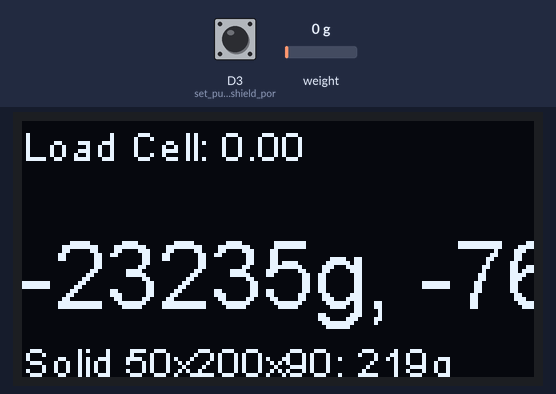
A program run on a simulated ESP8266 (Wemos D1 mini). Parts: 128×64 one-colour display. The test bench sets the inputs (shaded band); at power-on: D3 (set_pushbutton_shield_por) HIGH, weight on the scale 0 g. WiFi joins after 1.5 s; servers stay silent unless stated; not simulated (calls return 0 or success): secrets.h.

Above: at 3.8 s.
3.9 s: D3 (set_pushbutton_shield_por) pulled LOW for 0.15 s
At 4.6 s:
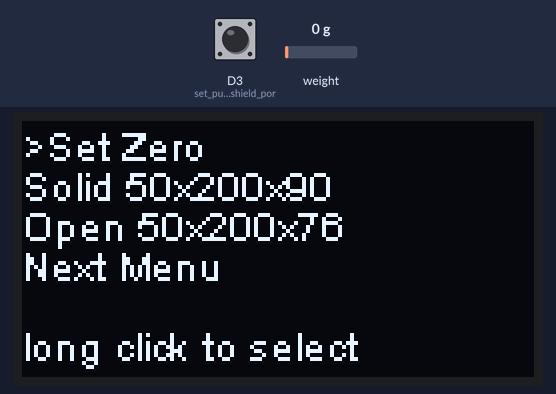
5.6 s: D3 (set_pushbutton_shield_por) pulled LOW for 1 s
At 7.1 s:
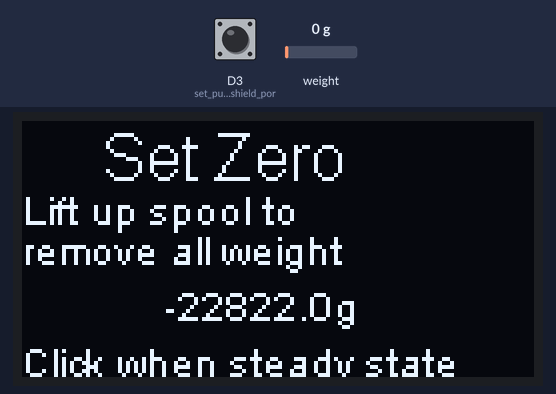
8.2 s: weight on the scale set to 100 g
At 8.34 s:
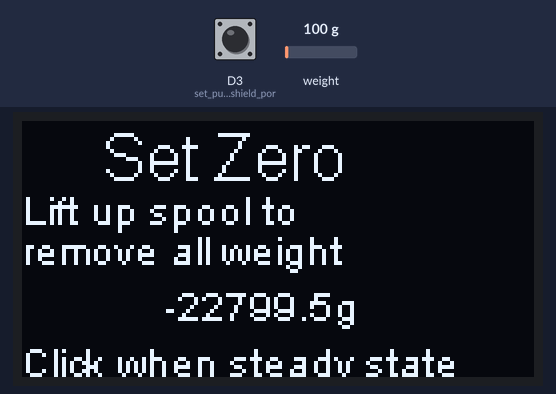
9.7 s: weight on the scale set to 1250 g
At 9.9 s:
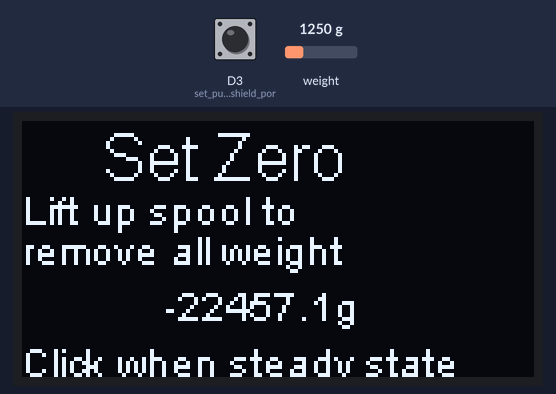
11.3 s: weight on the scale set to 2500 g
At 11.45 s:
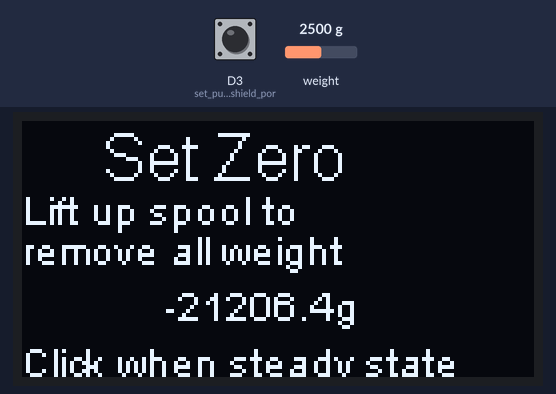
Timing chart, 0 to 13.8 s (numbered marks = the images above; inputs shaded):
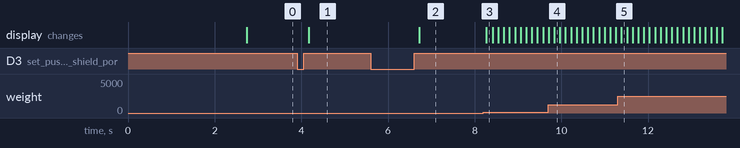

Measured:
- after the input at 3.9 s, the display: changes after 0.27 s (image 1)
- after the input at 5.6 s, the display: changes after 1.1 s (image 2)
- after the input at 8.2 s, the display: changes after 0.07 s (image 3)

The program:

main.cpp
```cpp
/*
This program was written by Dean McGee on and is free for any use

This program determines the amount of remaining filament for a 3D printer.
 It is inspired by the thingiverse make: https://www.thingiverse.com/thing:2798423
 3D Printer Filament Scale, by Steven Westerfeld, aka Kisssys.
 The mounting mechanism and load cell are unchanged but everything else is different.
 The hardware required is:
   5kg load cell with HX711 interface
   0.96" IIC Oled display
   WeMos D1 Mini tripler base, standard size, with connector headers
   One-Button Shield for WeMos D1 Mini
   Dupont connector jumper wires
   608 bearings (four are required)
   8mm or 5/16" steel rod
   Follow manufacturer instructions for connecting HX711 to load cell.
   Soldering is required for Tripler Base and HX711


The Oled and Load cell can be connected to either 3.3 or 5v
Oled SCl connects to D1
Oled SDA connects to D2
HX711 SDA connects to D5
HX711 SCL connects to D6

You will need to calibrate your load cell to the filament weight
Measure the following conditions:
1) no contact reading -- pivot arm not touching load cell
   Record load cell value: NO_CONTACT_U
2) no spool reading -- pivot arm touching load cell spool holder installed but no spool installed
   Record load cell value: NO_SPOOL_U
3) Maximum load reading -- full sized spool installed and pivot arm contacting load cell
   Record load cell value: FULL_LOAD_U
   Measure full spool on kitchen scale and record value (grams): FULL_LOAD_G
4) If desired modify the default spool selections, size and weight

Library dependencies (for platformio) are:
lib_deps =
  HX711           ; by bogde
  ESP8266_SSD1306 ; by Daniel Eichhorn
  OneButton       ; by Matthias Hertel
*/

/*
Change Log
20180913 hdm initial code release
*/

// user defined parameters
#define NO_CONTACT_U 8522.0 // load cell reading: pivot arm is not in contact with load cell
#define NO_SPOOL_U   8594.5 // load cell reading: spool holder installed but no spool included
#define FULL_LOAD_U  9011.6 // load cell reading at maximum load
#define FULL_LOAD_G  1117.0 // maximum load in grams

#define STR_SPOOL_1 "Solid 50x200x90" // hole diameter x spool diameter x thickness
#define STR_SPOOL_2 "Open 50x200x76"
#define SPOOL_1_G 219.0  // gram
#define SPOOL_2_G 196.0  // gram
#define FILAMENT_M_PER_GRAM 0.33 // default is for PLA

#include <Arduino.h>
#include <Wire.h>
#include "SH1106.h" // for 1.3" OLED from ESP8266_SSD1306_ID562
#include "HX711.h"
#include <ESP8266WiFi.h>
#include <ESP8266mDNS.h>
#include <WiFiUdp.h>
#include "ArduinoOTA.h"
#include "secrets.h"
          // WIFI_SSID = "myWiFiSSID"
          // WIFI_PASSPHRASE = "myWiFiPassword"

// Pins Used:
//  D1 - OLED Shield - SCL
//  D2 - OLED Shield - SDA
//  D3 - Pushbutton Shield
//  D5 - HX711 - SDA
//  D6 - HX711 - SCL

// SCL GPIO5  D1
// SDA GPIO4  D2
SH1106 display(0x3c, D2, D1);

// HX711.DOUT	- pin #D5
// HX711.PD_SCK	- pin #D6
HX711 scale(D5, D6);		// parameter "gain" is ommited; the default value 128 is used by the library

#define MAXMENU 2
#define MAX_MENU2 4

#define BUTTON_NO_PRESS 0
#define BUTTON_SHORT_PRESS 1
#define BUTTON_LONG_PRESS 2

float slope_g_u; // change in grams / change in u
float no_force_g; // g value at u=0
float no_contact_u; // current no-contact value

float weight_u;  // units of HX711/1000
float weight_g;  // weight_u converted to grams including spool
float currentSpool_g;  // weight of current empty spool in g
float noLoadWeight_g;  // noload reading HX711/1000 units
float no_contact_g;    // grams at zero contact
String strCurrentSpool = "                          ";

// menu related items
int curMenu = 1;
int curMenu2 = 1;
int buttonPress;
bool longPress = false;
bool clicked = false;
bool doubleClicked = false;

float units2grams(float x)
// convert HX711 units to grams of filament
{
  // subtract off zero contact compensation
  x = x + NO_CONTACT_U - no_contact_u;
  // subtract off current spool weight
  return(slope_g_u*x + no_force_g - currentSpool_g);
} // units2grams

void init_hardware()
{
  int tries = 0;
  WiFi.disconnect(true);

  pinMode(D3, INPUT); // set pushbutton shield port

  WiFi.begin(WIFI_SSID, WIFI_PASSPHRASE);
  while ((WiFi.status() != WL_CONNECTED) && (tries++ < 100)) {
    delay(100);
  }
} // init_hardware

int checkClick() {
  long ms = millis();
  if (digitalRead(D3) == false) {
    delay(20);
  } else {
    delay(10);
    if (digitalRead(D3))
      return(0);
  }
  if (digitalRead(D3) == false) { // button is pressed

    while(digitalRead(D3) == false) {
      delay(1);
    }
    ms = millis() - ms;
    if (ms > 500) {
      buttonPress = BUTTON_LONG_PRESS;
    } else {
      buttonPress = BUTTON_SHORT_PRESS;
    }
  }
  return(buttonPress);
} // checkClick

void displayMenu3() {

  display.setFont(ArialMT_Plain_10);
  display.clear();
  display.drawString(0,0,"     Filament Scale");
  display.drawString(0,10,"slope_g_u: " + String(slope_g_u,5));
  display.drawString(0,20,"no_contact_g: " + String(no_contact_g,5));
  display.drawString(0,30,"NO_FORCE_G: " + String(no_force_g,3));
  display.drawString(0,40,"IP: " + String(WiFi.localIP()[0]) + "." + String(WiFi.localIP()[1]) + "." +
                        String(WiFi.localIP()[2]) + "." + String(WiFi.localIP()[3]));

  display.drawString(0,50,"Raw: " + String(weight_u,2) + " g: " + String(units2grams(weight_u),1));
  display.display();
} // displayMenu3

void displayMenu1() { // Main menu
  display.clear();
  display.setFont(ArialMT_Plain_24);
  display.drawString(0,25,String(weight_g,0) + "g, " + String(weight_g * FILAMENT_M_PER_GRAM,0) + "m"  );
  display.setFont(ArialMT_Plain_10);
  display.drawString(0,0, "Load Cell: " + String(weight_u,2));
  display.drawString(0,54,strCurrentSpool + ": " + String(currentSpool_g,0) + "g");
  display.display();
} // displayMenu1

void displayMenu2() { // selection menu
  String s[4] = {""};
  s[curMenu2-1] = ">";
  display.clear();
  display.setFont(ArialMT_Plain_10);
  display.drawString(0,0 ,s[0] + "Set Zero"); // menu 21
  display.drawString(0,10,s[1] + STR_SPOOL_1); // menu 22
  display.drawString(0,20,s[2] + STR_SPOOL_2);  // menu 23
  display.drawString(0,30,s[3] + "Next Menu"); // menu 3
  display.drawString(0,50,"long click to select");
  display.display();
} // displayMenu2

void displayMenu21(){ // set zero
  display.clear();
  display.setFont(ArialMT_Plain_16);
  display.drawString(0,0, "     Set Zero");
  display.setFont(ArialMT_Plain_10);
  display.drawString(0,16, "Lift up spool to");
  display.drawString(0,26,"remove all weight");
  display.drawString(0,40,"            " + String((units2grams(weight_u)-no_contact_g),1) + "g");
  display.drawString(0,54,"Click when steady state");
  display.display();
} // displayMenu21

void displayMenu22(){ // set Solid 50x200x90
  display.clear();
  display.setFont(ArialMT_Plain_16);
  display.drawString(0,0, STR_SPOOL_1);
  display.setFont(ArialMT_Plain_10);
  display.drawString(0,16, "Setting spool type to");
  display.drawString(0,26,STR_SPOOL_1);
  display.setFont(ArialMT_Plain_16);
  display.drawString(0,40,"Weight:" + String(SPOOL_1_G,0));
  display.display();
  currentSpool_g = SPOOL_1_G;
  strCurrentSpool = STR_SPOOL_1;
  delay(2000);
  curMenu = 1;
} // displayMenu22

void displayMenu23(){ // set Open 50x200x76
  display.clear();
  display.setFont(ArialMT_Plain_16);
  display.drawString(0,0, STR_SPOOL_2);
  display.setFont(ArialMT_Plain_10);
  display.drawString(0,16, "Setting spool type to");
  display.drawString(0,26,STR_SPOOL_2);
  display.setFont(ArialMT_Plain_16);
  display.drawString(0,40,"Weight:" + String(SPOOL_2_G,0));
  display.display();
  currentSpool_g = SPOOL_2_G;
  strCurrentSpool = STR_SPOOL_2;
  delay(2000);
  curMenu = 1;
} // displayMenu23

void displayMenu() {
  switch (curMenu) {
    case 1:
      displayMenu1();
      break;
    case 2:
      displayMenu2();
      break;
    case 3:
      displayMenu3();
      break;
    case 21:
      displayMenu21();
      break;
    case 22:
      displayMenu22();
      break;
    case 23:
      displayMenu23();
      break;
    default:
      displayMenu1();
  } // switch
} // displayMenu

void doMenuClick() {
  switch (curMenu) {
    case 1:
      curMenu = 2;
      curMenu2 = 1;
      break;
    case 2:
      if (buttonPress == BUTTON_LONG_PRESS)
        switch (curMenu2) {
          case 1: // Set Zero
            curMenu = 21;
            break;
          case 2: // Spool Solid 50x200x90
            curMenu = 22;
            break;
          case 3: // Spool Open 50x200x76
            curMenu = 23;
            break;
          case 4: // Next Menu
            curMenu = 3;
            break;
          default:
            curMenu = 1;
        } // switch curMenu2
      curMenu2++;
      if (curMenu2 > MAX_MENU2)
        curMenu2 = 1;
      break;
    case 3:
      displayMenu3();
      curMenu = 1;
      curMenu2 = 1;
      break;
    case 21: // display set zero menu
      displayMenu21();
      no_contact_u = weight_u;
      no_contact_g = units2grams(no_contact_u);
      curMenu = 1;
      break;
    default:
      displayMenu1();
  } // switch curMenu
  buttonPress = BUTTON_NO_PRESS;
} // doMenuClick

void setup()   {
#if USE_SERIAL_MONITOR
  Serial.begin(115200);
#endif

  display.init();
  display.flipScreenVertically();
  display.setFont(ArialMT_Plain_10);
  display.setTextAlignment(TEXT_ALIGN_LEFT);
  display.drawString(0,10,"Starting Up");
  display.display();

  init_hardware();

  delay(1000);

  // setup scale parameters
  weight_u = scale.read()/1000.0;
  currentSpool_g = SPOOL_1_G;
  strCurrentSpool = STR_SPOOL_1;
  slope_g_u = FULL_LOAD_G/(FULL_LOAD_U-NO_SPOOL_U);
  no_force_g = -NO_SPOOL_U*slope_g_u;
  no_contact_u = NO_CONTACT_U;
  no_contact_g = units2grams(NO_CONTACT_U);

  ArduinoOTA.begin();
} // setup

void loop() {

  weight_u = weight_u + (scale.read()/1000.0-weight_u)*0.2;
  weight_g = units2grams(weight_u);
  displayMenu();
  if (checkClick()) {
    doMenuClick();
  }
  ArduinoOTA.handle();
  delay(5);
} // loop
```
